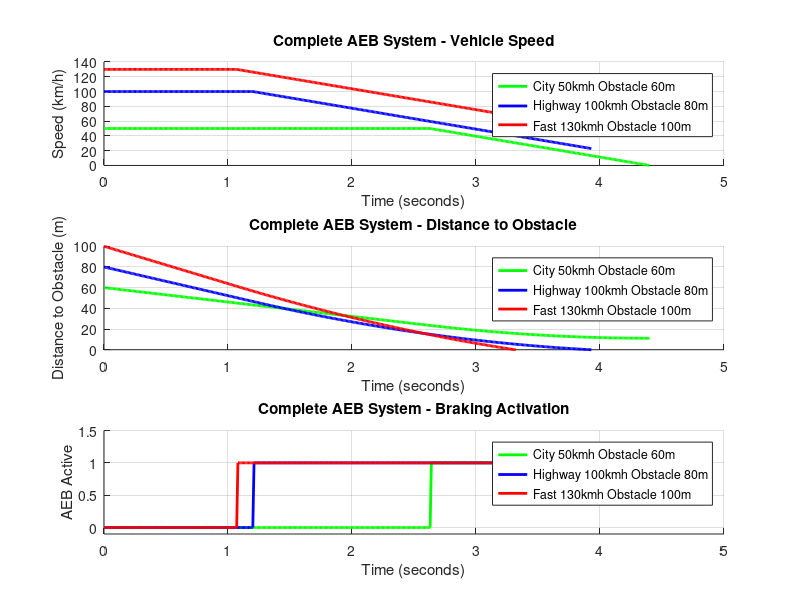

Reproduce this figure in MATLAB.
%% AEB System - Complete Final Simulation
% Author: Garvit
% Erasmus+ Traineeship - Tomas Bata University Zlin
% July 2026

%% ============================================
%% COMPLETE AUTOMATIC EMERGENCY BRAKING SYSTEM
%% ============================================

%% Vehicle Parameters
m = 1500;
g = 9.81;
mu = 0.8;
dt = 0.01;

%% System Parameters
TTC_threshold = 2.0;    % Time to collision threshold (seconds)
t_reaction = 0.3;       % System reaction time (seconds)

%% Test Scenarios
scenarios = [
    50,  60;
    100, 80;
    130, 100];

scenario_names = {'City 50kmh Obstacle 60m', 'Highway 100kmh Obstacle 80m', 'Fast 130kmh Obstacle 100m'};
colors = {'g', 'b', 'r'};

figure(7)
clf

fprintf('==========================================\n')
fprintf('  COMPLETE AEB SYSTEM - FINAL RESULTS\n')
fprintf('==========================================\n')

for s = 1:3
    v0 = scenarios(s,1)/3.6;
    d0 = scenarios(s,2);
    F_max = mu * m * g;

    t = 0:dt:15;
    n = length(t);
    v = zeros(1,n);
    d = zeros(1,n);
    aeb_active = zeros(1,n);
    v(1) = v0;
    d(1) = d0;
    stop_idx = n;
    collision = 0;
    aeb_triggered = false;
    aeb_trigger_time = 0;

    for i = 2:n
        if v(i-1) > 0
            TTC = d(i-1) / v(i-1);
        else
            TTC = inf;
        end

        if TTC <= TTC_threshold && ~aeb_triggered
            aeb_triggered = true;
            aeb_trigger_time = t(i);
        end

        if aeb_triggered && (t(i) - aeb_trigger_time) >= t_reaction
            F_brake = F_max;
            aeb_active(i) = 1;
        else
            F_brake = 0;
        end

        a = F_brake / m;
        v(i) = v(i-1) - a * dt;
        if v(i) < 0
            v(i) = 0;
        end

        d(i) = d(i-1) - v(i-1) * dt;

        if d(i) <= 0
            d(i) = 0;
            stop_idx = i;
            collision = 1;
            break
        end
        if v(i) == 0
            stop_idx = i;
            break
        end
    end

    if collision == 0
        fprintf('%s\n  SAFE STOP at %.2fs | Remaining: %.2fm | AEB triggered at: %.2fs\n\n', scenario_names{s}, t(stop_idx), d(stop_idx), aeb_trigger_time)
    else
        fprintf('%s\n  COLLISION at %.2fs | AEB triggered at: %.2fs\n\n', scenario_names{s}, t(stop_idx), aeb_trigger_time)
    end

    subplot(3,1,1)
    hold on
    plot(t(1:stop_idx), v(1:stop_idx)*3.6, colors{s}, 'LineWidth', 2)

    subplot(3,1,2)
    hold on
    plot(t(1:stop_idx), d(1:stop_idx), colors{s}, 'LineWidth', 2)

    subplot(3,1,3)
    hold on
    plot(t(1:stop_idx), aeb_active(1:stop_idx), colors{s}, 'LineWidth', 2)
end

subplot(3,1,1)
xlabel('Time (seconds)')
ylabel('Speed (km/h)')
title('Complete AEB System - Vehicle Speed')
legend(scenario_names)
grid on

subplot(3,1,2)
xlabel('Time (seconds)')
ylabel('Distance to Obstacle (m)')
title('Complete AEB System - Distance to Obstacle')
legend(scenario_names)
grid on

subplot(3,1,3)
xlabel('Time (seconds)')
ylabel('AEB Active')
title('Complete AEB System - Braking Activation')
legend(scenario_names)
grid on
ylim([-0.1 1.5])

fprintf('==========================================\n')
fprintf('SYSTEM SUMMARY\n')
fprintf('TTC Threshold: %.1f seconds\n', TTC_threshold)
fprintf('Reaction Time: %.1f seconds\n', t_reaction)
fprintf('Max Braking Force: %.0f N\n', mu*m*g)
fprintf('Max Deceleration: %.2f m/s2\n', mu*g)
fprintf('==========================================\n')
